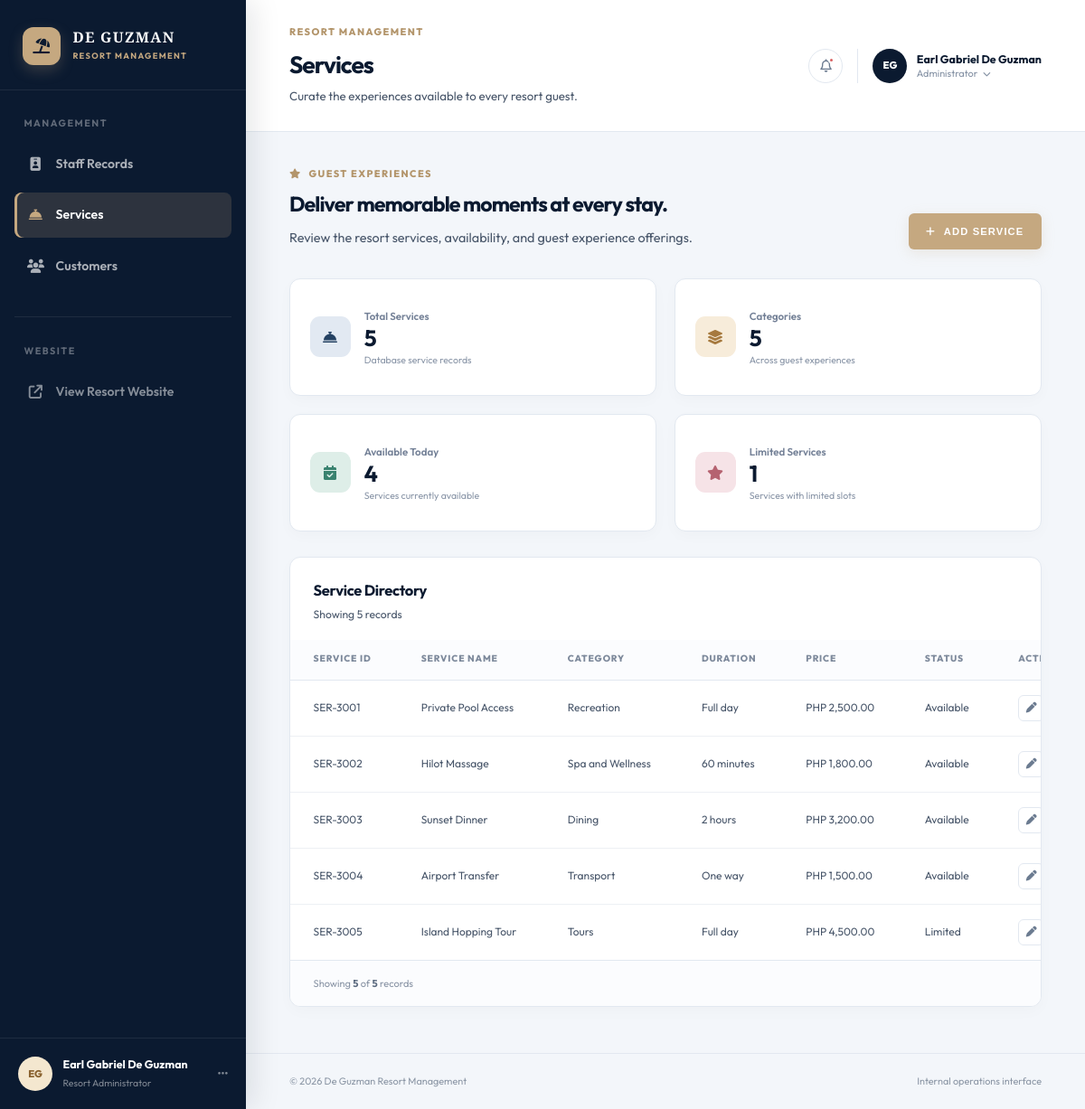
Screenshot of /admin/services.php with the database file from the repository.
### tables this page shows
CREATE TABLE IF NOT EXISTS services (
    service_id VARCHAR(20) PRIMARY KEY,
    service_name VARCHAR(100) NOT NULL,
    category VARCHAR(100) NOT NULL,
    duration VARCHAR(50) NOT NULL,
    price DECIMAL(10, 2) NOT NULL,
    status ENUM('Available', 'Limited', 'Unavailable') NOT NULL
);

### Model/DB_Model.php (the view, shortened to what this page needs)
<?php
$connection = mysqli_connect(DB_SERVER, DB_USER, DB_PASS, DB_NAME, DB_PORT);
mysqli_set_charset($connection, 'utf8mb4');
function display_all($sql, $column_mappings, $url)
{
    global $connection;
    $result = mysqli_query($connection, $sql);
    $rowCount = mysqli_num_rows($result);
    $directoryName = match (basename($url)) {
        'services.php' => 'Service',
        'customers.php' => 'Customer',
        'staff-records.php' => 'Staff',
        default => 'Record',
    };
    $safeDirectoryName = htmlspecialchars($directoryName, ENT_QUOTES, 'UTF-8');
    $recordLabel = $rowCount === 1 ? 'record' : 'records';
    $output_list = "<section class='data-panel'>
        <div class='panel-heading'>
            <div>
                <h2>$safeDirectoryName Directory</h2>
                <p>Showing $rowCount $recordLabel</p>
            </div>
        </div>";
    if ($rowCount > 0) {
        $output_list .= "<div class='table-scroll'>
            <table class='records-table records-table-generic'>
                <thead><tr>";
        foreach ($column_mappings as $label) {
            $safeLabel = htmlspecialchars((string) $label, ENT_QUOTES, 'UTF-8');
            $output_list .= "<th scope='col'>$safeLabel</th>";
        }
        $output_list .= "<th scope='col'>Actions</th></tr></thead><tbody>";
        while ($row = mysqli_fetch_array($result)) {
            $output_list .= '<tr>';
            foreach ($column_mappings as $column_name => $label) {
                $value = $row[$column_name];
                $safeValue = htmlspecialchars((string) $value, ENT_QUOTES, 'UTF-8');
                $output_list .= "<td>$safeValue</td>";
            }
            $id = $row['id']
                ?? $row['service_id']
                ?? $row['customer_id']
                ?? $row['employee_id']
                ?? '';
            $safeId = rawurlencode((string) $id);
            $safeUrl = htmlspecialchars($url, ENT_QUOTES, 'UTF-8');
            $output_list .= "<td>
                <div class='record-actions'>
                    <a class='row-action' href='edit.php?id=$safeId' aria-label='Edit record' title='Edit'>
                        <i class='fa-solid fa-pen'></i>
                    </a>
                    <a class='row-action row-action-danger' href='$safeUrl?deleteid=$safeId' aria-label='Delete record' title='Delete'>
                        <i class='fa-solid fa-trash'></i>
                    </a>
                </div>
            </td></tr>";
        }
        $output_list .= '</tbody></table></div>';
    } else {
        $output_list .= "<p class='records-empty'>No records found.</p>";
    }
    $output_list .= "<div class='table-footer'>
        <p>Showing <strong>$rowCount</strong> of <strong>$rowCount</strong> $recordLabel</p>
    </div></section>";
    echo $output_list;
}
?>

### css/style.css (style rules this page uses)
:root { --color-primary: #0b1a30; --color-accent: #c5a880; --color-accent-hover: #b3956b; --color-dark: #071222; --color-light: #f8fafc; --color-body: #475569; --color-white: #ffffff; --color-border: #e2e8f0; --font-heading: 'Playfair Display', serif; --font-body: 'Outfit', sans-serif; --transition: all 0.4s cubic-bezier(0.16, 1, 0.3, 1); --shadow-sm: 0 4px 10px rgba(15, 26, 48, 0.03); --shadow-md: 0 12px 30px rgba(15, 26, 48, 0.06); --shadow-lg: 0 22px 50px rgba(15, 26, 48, 0.12); --border-radius: 12px; --border-radius-sm: 6px; }
* { margin: 0; padding: 0; box-sizing: border-box; }
html { scroll-behavior: smooth; }
body { font-family: var(--font-body); line-height: 1.65; color: var(--color-body); background-color: var(--color-white); -webkit-font-smoothing: antialiased; }
h1, h2, h3, h4 { font-family: var(--font-heading); color: var(--color-primary); font-weight: 700; margin-bottom: 1rem; }
a { text-decoration: none; color: inherit; transition: var(--transition); }

### admin/css/admin.css (style rules this page uses)
.admin-body { background: #f3f6fa; color: var(--color-body); }
.icon-button, .square-button, .row-action, .pagination-button { display: inline-grid; place-items: center; border: 1px solid var(--color-border); background: var(--color-white); color: #6b7b90; cursor: pointer; transition: var(--transition); }
.data-panel { overflow: hidden; background: var(--color-white); border: 1px solid var(--color-border); border-radius: var(--border-radius); box-shadow: 0 5px 16px rgba(15, 26, 48, 0.025); }
.panel-heading { display: flex; align-items: center; justify-content: space-between; gap: 1rem; padding: 1.45rem 1.6rem 1.1rem; }
.panel-heading h2 { margin: 0 0 0.2rem; font-family: var(--font-body); font-size: 1.03rem; letter-spacing: -0.02em; }
.panel-heading p { font-size: 0.76rem; }
.table-scroll { overflow-x: auto; }
.records-table { width: 100%; min-width: 900px; border-collapse: collapse; text-align: left; }
.records-table th { padding: 0.85rem 1.6rem; border-bottom: 1px solid var(--color-border); background: #fbfcfe; color: #7e8a9c; font-size: 0.64rem; font-weight: 800; letter-spacing: 0.08em; text-transform: uppercase; }
.records-table td { padding: 1rem 1.6rem; border-bottom: 1px solid #edf0f4; vertical-align: middle; font-size: 0.75rem; }
.records-table tbody tr:last-child td { border-bottom: 0; }
.records-table th:last-child, .records-table td:last-child { width: 54px; padding-left: 0.6rem; padding-right: 0.8rem; }
.records-table-generic th:last-child, .records-table-generic td:last-child { width: auto; padding-left: 1.6rem; padding-right: 1.6rem; }
.row-action { width: 29px; height: 29px; border-radius: 6px; font-size: 0.74rem; }
.record-actions { display: flex; align-items: center; gap: 0.45rem; }
.table-footer { display: flex; align-items: center; justify-content: space-between; gap: 1rem; padding: 1rem 1.6rem; border-top: 1px solid var(--color-border); background: #fbfcfe; }
.table-footer p { color: #8994a5; font-size: 0.69rem; }
.table-footer p strong { color: #5c6b80; }

### rows the page displays
services: service_id "SER-3001", service_name "Private Pool Access", category "Recreation", duration "Full day", safeValue "PHP 2,500.00", status "Available"
services: service_id "SER-3002", service_name "Hilot Massage", category "Spa and Wellness", duration "60 minutes", safeValue "PHP 1,800.00", status "Available"
services: service_id "SER-3003", service_name "Sunset Dinner", category "Dining", duration "2 hours", safeValue "PHP 3,200.00", status "Available"
services: service_id "SER-3004", service_name "Airport Transfer", category "Transport", duration "One way", safeValue "PHP 1,500.00", status "Available"
services: service_id "SER-3005", service_name "Island Hopping Tour", category "Tours", duration "Full day", safeValue "PHP 4,500.00", status "Limited"

### other values shown
$link['label'] "Staff Records"
$link['label'] "Services"
$link['label'] "Customers"
$page_heading "Services"
$page_description "Curate the experiences available to every resort guest."
$totalServices "5"
$categoryCount "5"
$availableServices "4"
$limitedServices "1"
$safeDirectoryName "Service"
$rowCount "5"
$recordLabel "records"
$safeLabel "SERVICE ID"
$safeLabel "SERVICE NAME"
$safeLabel "CATEGORY"
